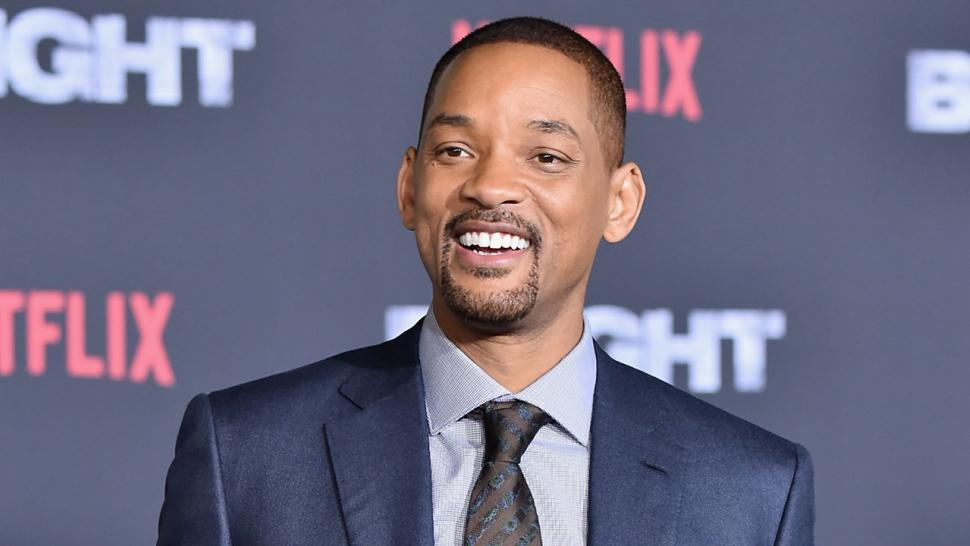
//> input picture HaarCascade/HaarCascade/will.jpg, 970 x 546 px, given in place of the camera
$ ./HaarCascade   (built with g++ and OpenCV 4)
//> lines starting //> are read from the running program, lines starting //| are printed output that depends on the picture; after the words box and inside, x2 and y2 are one past the last pixel; in counts of white or black regions, pixels touching at a corner belong together
### HaarCascade/HaarCascade/pch.h
// Tips for Getting Started:
//   1. Use the Solution Explorer window to add/manage files
//   2. Use the Team Explorer window to connect to source control
//   3. Use the Output window to see build output and other messages
//   4. Use the Error List window to view errors
//   5. Go to Project > Add New Item to create new code files, or Project > Add Existing Item to add existing code files to the project
//   6. In the future, to open this project again, go to File > Open > Project and select the .sln file

#ifndef PCH_H
#define PCH_H

// TODO: add headers that you want to pre-compile here

#endif //PCH_H

### HaarCascade/HaarCascade/HaarCascade.cpp
#include "pch.h"
#include "opencv2/objdetect/objdetect.hpp"
#include "opencv2/highgui/highgui.hpp"
#include "opencv2/imgproc/imgproc.hpp"

#include <iostream>
#include <stdio.h>

using namespace std;
using namespace cv;

/** Function Headers */
void detectAndDisplay(Mat frame);

/** Global variables */
String face_cascade_name = "haarcascade_frontalface_alt.xml";
String eyes_cascade_name = "haarcascade_eye_tree_eyeglasses.xml";
CascadeClassifier face_cascade;
CascadeClassifier eyes_cascade;
string window_name = "Capture - Face detection";
RNG rng(12345);

/** @function main */
int main(int argc, const char** argv)
{
	CvCapture* capture;
	Mat frame;

	//-- 1. Load the cascades
	if (!face_cascade.load(face_cascade_name)) { printf("--(!)Error loading\n"); return -1; };
	if (!eyes_cascade.load(eyes_cascade_name)) { printf("--(!)Error loading\n"); return -1; };

	//-- 2. Read the video stream

	VideoCapture cap(0); // open the default camera
	if (!cap.isOpened())  // check if we succeeded
		return -1;

	if (cap.isOpened())
	{
		while (true)
		{
			cap >> frame;
//> frame is the input picture: 546 rows x 970 cols, CV_8UC3; mean B, G, R 129, 106.8, 110.6
			//-- 3. Apply the classifier to the frame
			if (!frame.empty())
			{
				detectAndDisplay(frame);
			}
			else
			{
				printf(" --(!) No captured frame -- Break!"); break;
			}

			int c = waitKey(10);
			if ((char)c == 'c') { break; }
		}
	}
	return 0;
}

/** @function detectAndDisplay */
void detectAndDisplay(Mat frame)
{
	std::vector<Rect> faces;
	Mat frame_gray;

	cvtColor(frame, frame_gray, COLOR_BGR2GRAY);
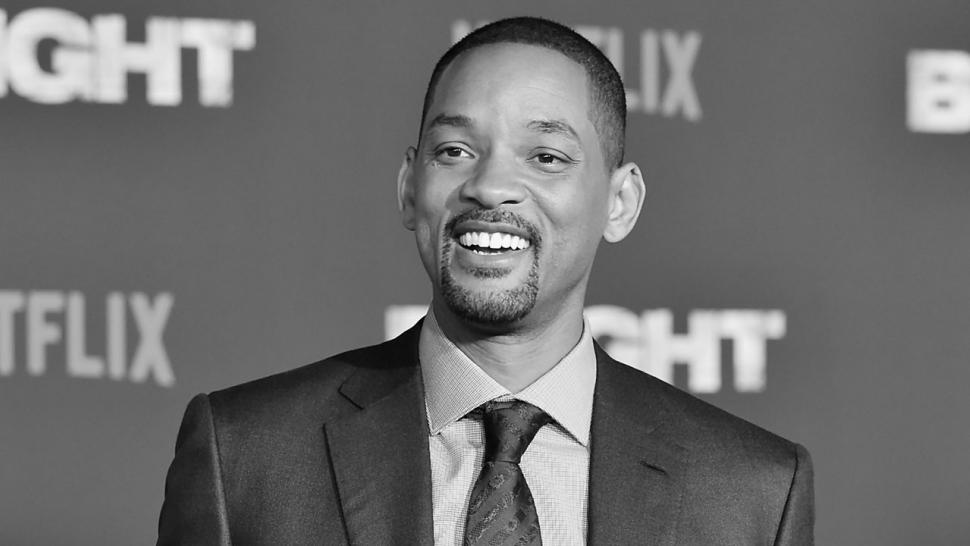
//> frame_gray: 546 rows x 970 cols, CV_8UC1; min 0, max 254, mean 110.4
	equalizeHist(frame_gray, frame_gray);
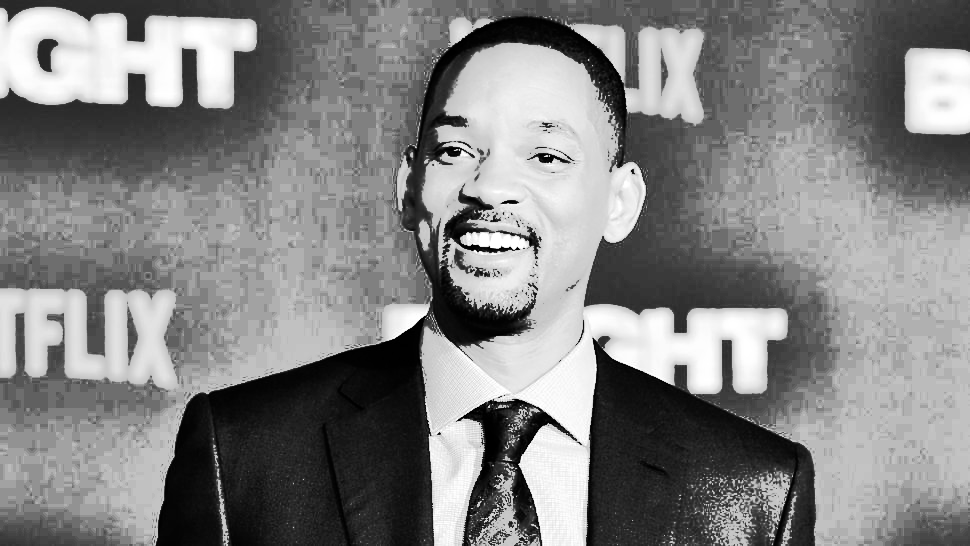
//> frame_gray: 546 rows x 970 cols, CV_8UC1; min 0, max 255, mean 131.1

	//-- Detect faces
	face_cascade.detectMultiScale(frame_gray, faces, 1.1, 2, 0 | CASCADE_SCALE_IMAGE, Size(30, 30));
//> faces = 1 Rect (x, y, width, height): [385, 59, 235, 235]

	for (size_t i = 0; i < faces.size(); i++)
	{
		Point center(faces[i].x + faces[i].width*0.5, faces[i].y + faces[i].height*0.5);
		ellipse(frame, center, Size(faces[i].width*0.5, faces[i].height*0.5), 0, 0, 360, Scalar(255, 0, 255), 4, 8, 0);

		Mat faceROI = frame_gray(faces[i]);
		std::vector<Rect> eyes;

		//-- In each face, detect eyes
		eyes_cascade.detectMultiScale(faceROI, eyes, 1.1, 2, 0 | CASCADE_SCALE_IMAGE, Size(30, 30));

		for (size_t j = 0; j < eyes.size(); j++)
		{
			Point center(faces[i].x + eyes[j].x + eyes[j].width*0.5, faces[i].y + eyes[j].y + eyes[j].height*0.5);
			int radius = cvRound((eyes[j].width + eyes[j].height)*0.25);
			circle(frame, center, radius, Scalar(255, 0, 0), 4, 8, 0);
		}
	}
//> this loop made 1 pass
//> center on pass 1: Point(502, 176)
//> pass 1, in detectAndDisplay, `Mat faceROI = frame_gray(faces[i]);`:
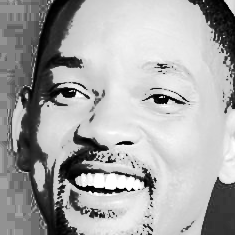
//> faceROI: 235 rows x 235 cols, CV_8UC1; min 0, max 255, mean 167.1
//> after the loop:
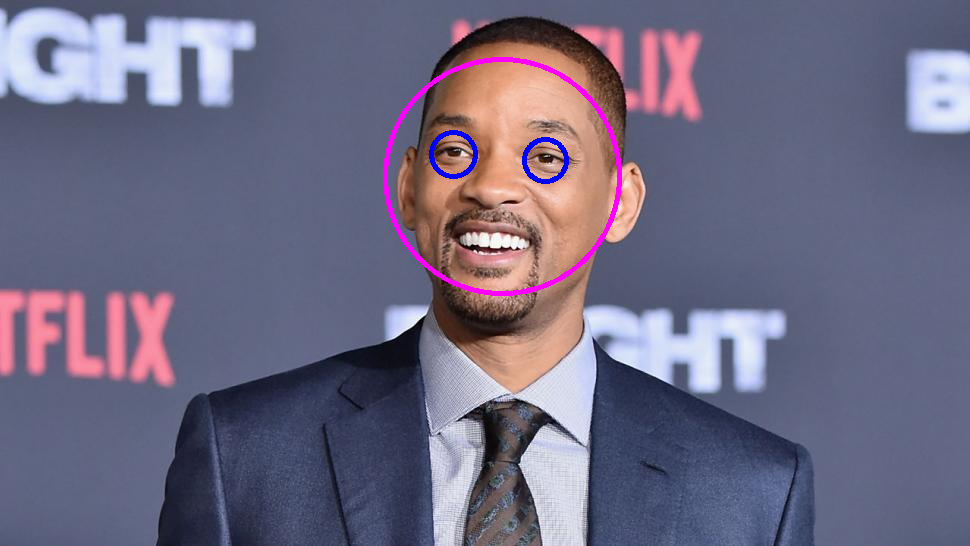
//> frame: 546 rows x 970 cols, CV_8UC3; 0.94% of pixels changed, all inside (x1, y1, x2, y2) = (383, 57, 622, 296)
//> the Esc key is pressed
	//-- Show what you got
	imshow(window_name, frame);
}
